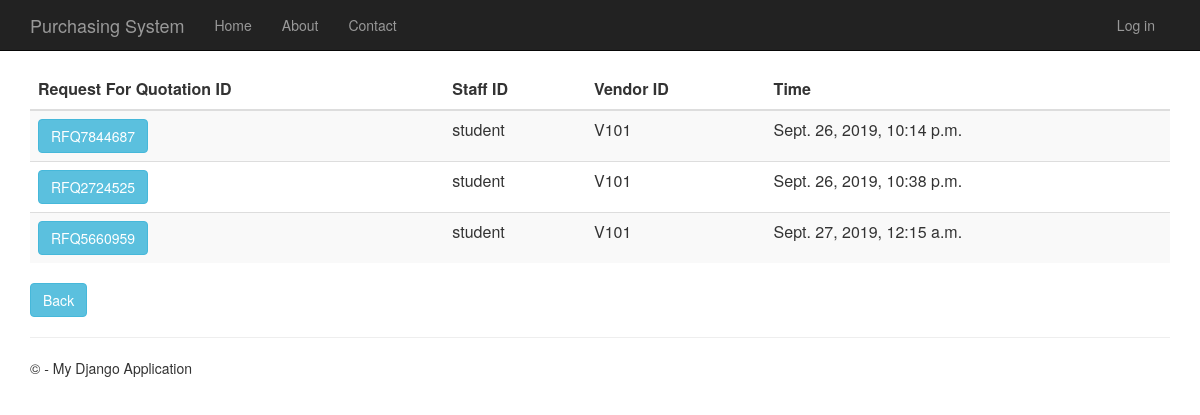
The page /requestforquotationhistory on the database as committed earlier.
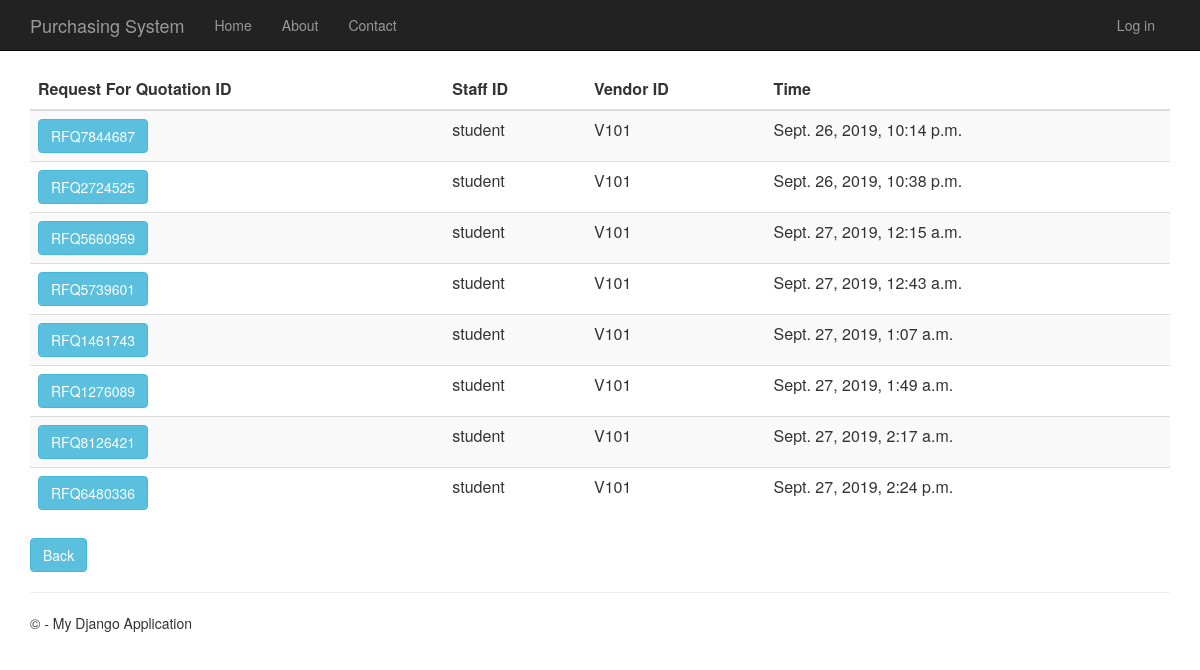
The same page on the database as committed later.
### RequestForQuotation/models.py (models this page shows, shortened)
class RequestForQuotation(models.Model):
    request_for_quotation_id = models.CharField(primary_key=True, max_length=10)
    time_created = models.DateTimeField()
    description = models.TextField(null=True,default=None, blank=True)
    total_price = models.DecimalField(max_digits=10, decimal_places=2, default=Decimal('0.00'))
    person_id = models.ForeignKey(Person, on_delete = models.CASCADE)
    vendor_id = models.ForeignKey(Vendor, on_delete = models.CASCADE)
    purchase_requisition_id = models.ForeignKey(PurchaseRequisition, on_delete = models.CASCADE)

### app/models.py (models this page shows, shortened)
class Person(models.Model):
    user_id = models.OneToOneField(User)
    person_id = models.CharField(primary_key=True, max_length=10)
    person_name = models.TextField()
    person_address = models.TextField()
    person_phone_number = models.TextField()
    person_role = models.TextField(default = 'MANAGER')

class Vendor(models.Model):
    vendor_id = models.CharField(primary_key=True, max_length=10)
    vendor_name = models.TextField()
    vendor_phone_number = models.TextField()
    vendor_address = models.TextField()
    vendor_email = models.TextField()
    def __str__(self):
        return str(self.vendor_id)

### RequestForQuotation/views.py (the view)
# urls.py: url(r'^requestforquotationhistory', RequestForQuotation.views.requestforquotationhistory, name="request_of_quotation_history"),
def requestforquotationhistory(request):
    request_for_quotations = RequestForQuotation.objects.all()
    context = {
            'title':'Request For Quotation History',
            'rows':request_for_quotations
        }
    return render(request,'RequestForQuotation/requestforquotationhistory.html',context)

### RequestForQuotation/templates/RequestForQuotation/requestforquotationhistory.html
﻿{% extends "app/layout.html" %}
{% block content %}
<div class="purchaseorderhistory margintop">
    <form action="requestforquotationhistorydetails" method="GET">
        <table class="table table-striped margintop">
          <thead>
            <tr>
              <th scope="col">Request For Quotation ID</th>
              <th scope="col">Staff ID</th>
              <th scope="col">Vendor ID</th>
              <th scope="col">Time</th>
            </tr>
          </thead>
          <tbody>
              {% for r in rows %}
            <tr>
                 <td><button type="submit" name="roq_id" value="{{r.request_for_quotation_id}}" class="btn btn-info" >{{r.request_for_quotation_id}}</button></td>
                 <td>{{r.person_id.person_id}}</td>
                 <td>{{r.vendor_id}}</td>
                 <td>{{r.time_created}}</td>
            </tr>
              {% endfor %}
          </tbody>
        </table>
    </form>
       <form action="menu">
        <div class="margintop">
            <button type="submit" class="btn btn-info" >Back</button>
        </div>
    </form>
</div>
{% endblock %}

### app/templates/app/layout.html (shortened to what this page needs)
﻿<!DOCTYPE html>
<html>
<head>
    {% load staticfiles %}
    <link rel="stylesheet" type="text/css" href="{% static 'app/content/bootstrap.min.css' %}" />
    <link rel="stylesheet" type="text/css" href="{% static 'app/content/site.css' %}" />
</head>
<body>
    <div class="navbar navbar-inverse navbar-fixed-top">
        <div class="container">
            <div class="navbar-header">
                <a href="/" class="navbar-brand">Purchasing System</a>
            </div>
            <div class="navbar-collapse collapse">
                <ul class="nav navbar-nav">
                    <li><a href="{% url 'home' %}">Home</a></li>
                    <li><a href="{% url 'about' %}">About</a></li>
                    <li><a href="{% url 'contact' %}">Contact</a></li>
                </ul>
                {% include 'app/loginpartial.html' %}
            </div>
        </div>
    </div>
    <div class="container body-content">
{% block content %}{% endblock %}
        <hr/>
        <footer>
            <p>&copy; {{ year }} - My Django Application</p>
        </footer>
    </div>
</body>
</html>

### app/templates/app/loginpartial.html
{% if user.is_authenticated %}
<form id="logoutForm" action="/logout" method="post" class="navbar-right">
    {% csrf_token %}
    <ul class="nav navbar-nav navbar-right">
        <li><span class="navbar-brand">Hello {{ user.username }}!</span></li>
        <li><a href="javascript:document.getElementById('logoutForm').submit()">Log off</a></li>
    </ul>
</form>
{% else %}
<ul class="nav navbar-nav navbar-right">
    <li><a href="{% url 'login' %}">Log in</a></li>
</ul>
{% endif %}

### app/static/app/content/site.css (style rules this page uses)
body { padding-top: 50px; padding-bottom: 20px; }
.body-content { padding-left: 15px; padding-right: 15px; }

Rows that differ between the two databases and show on the page:
added RequestForQuotation: request_for_quotation_id "RFQ5739601", person_id.person_id "student", vendor_id "V101", time_created "Sept. 27, 2019, 12:43 a.m."
added RequestForQuotation: request_for_quotation_id "RFQ1461743", person_id.person_id "student", vendor_id "V101", time_created "Sept. 27, 2019, 1:07 a.m."
added RequestForQuotation: request_for_quotation_id "RFQ1276089", person_id.person_id "student", vendor_id "V101", time_created "Sept. 27, 2019, 1:49 a.m."
added RequestForQuotation: request_for_quotation_id "RFQ8126421", person_id.person_id "student", vendor_id "V101", time_created "Sept. 27, 2019, 2:17 a.m."
added RequestForQuotation: request_for_quotation_id "RFQ6480336", person_id.person_id "student", vendor_id "V101", time_created "Sept. 27, 2019, 2:24 p.m."
